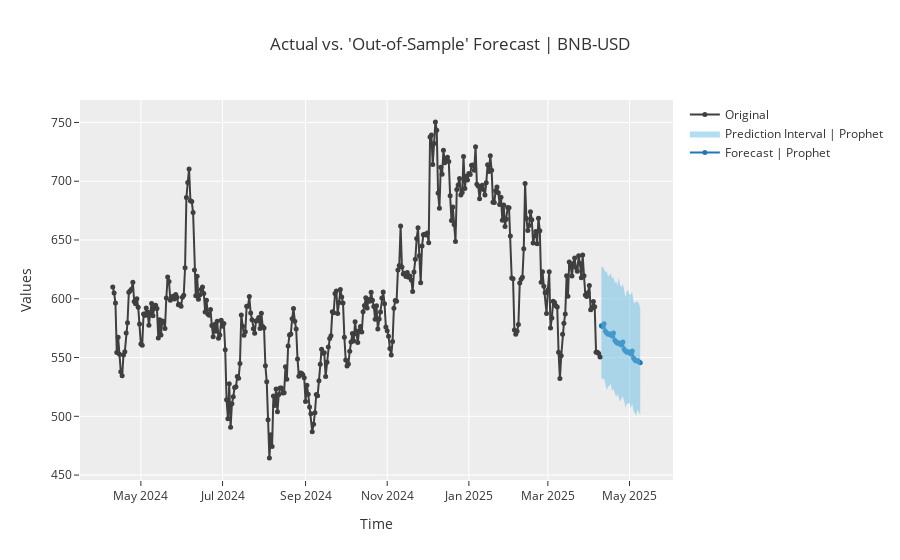

Source (notebook cell):
### Code cell
prophet = create_model('prophet')
tuned_prophet = tune_model(prophet)
# Predictions
final_prophet = finalize_model(tuned_prophet)
prophet_predictions = predict_model(final_prophet)
#Plot prophet model forecast
plot_model(final_prophet, plot='forecast')
